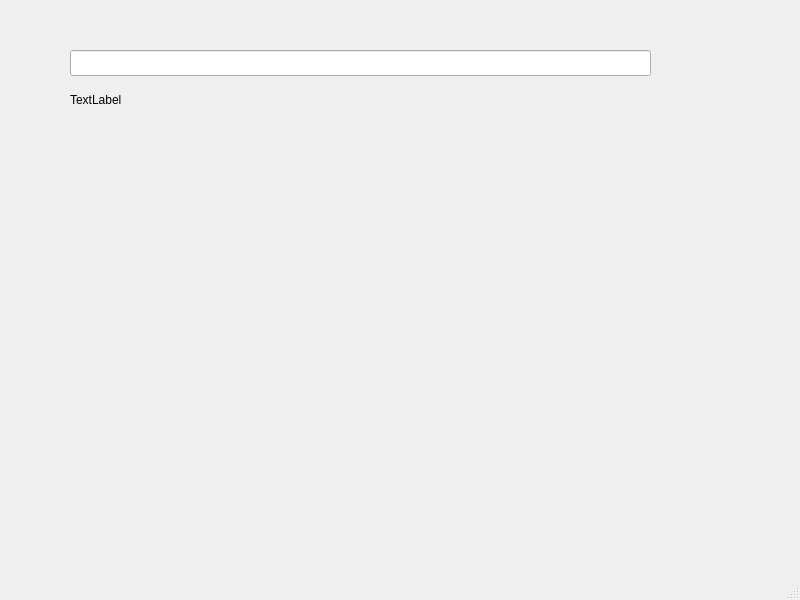
<?xml version="1.0" encoding="UTF-8"?>
<ui version="4.0">
 <class>MainWindow</class>
 <widget class="QMainWindow" name="MainWindow">
  <property name="geometry">
   <rect>
    <x>0</x>
    <y>0</y>
    <width>800</width>
    <height>600</height>
   </rect>
  </property>
  <property name="windowTitle">
   <string>MainWindow</string>
  </property>
  <widget class="QWidget" name="centralwidget">
   <widget class="QLineEdit" name="lineEdit">
    <property name="geometry">
     <rect>
      <x>70</x>
      <y>50</y>
      <width>581</width>
      <height>26</height>
     </rect>
    </property>
   </widget>
   <widget class="QLabel" name="label">
    <property name="geometry">
     <rect>
      <x>70</x>
      <y>90</y>
      <width>581</width>
      <height>20</height>
     </rect>
    </property>
    <property name="text">
     <string>TextLabel</string>
    </property>
   </widget>
  </widget>
  <widget class="QMenuBar" name="menubar">
   <property name="geometry">
    <rect>
     <x>0</x>
     <y>0</y>
     <width>800</width>
     <height>26</height>
    </rect>
   </property>
  </widget>
  <widget class="QStatusBar" name="statusbar"/>
 </widget>
 <resources/>
 <connections/>
</ui>
